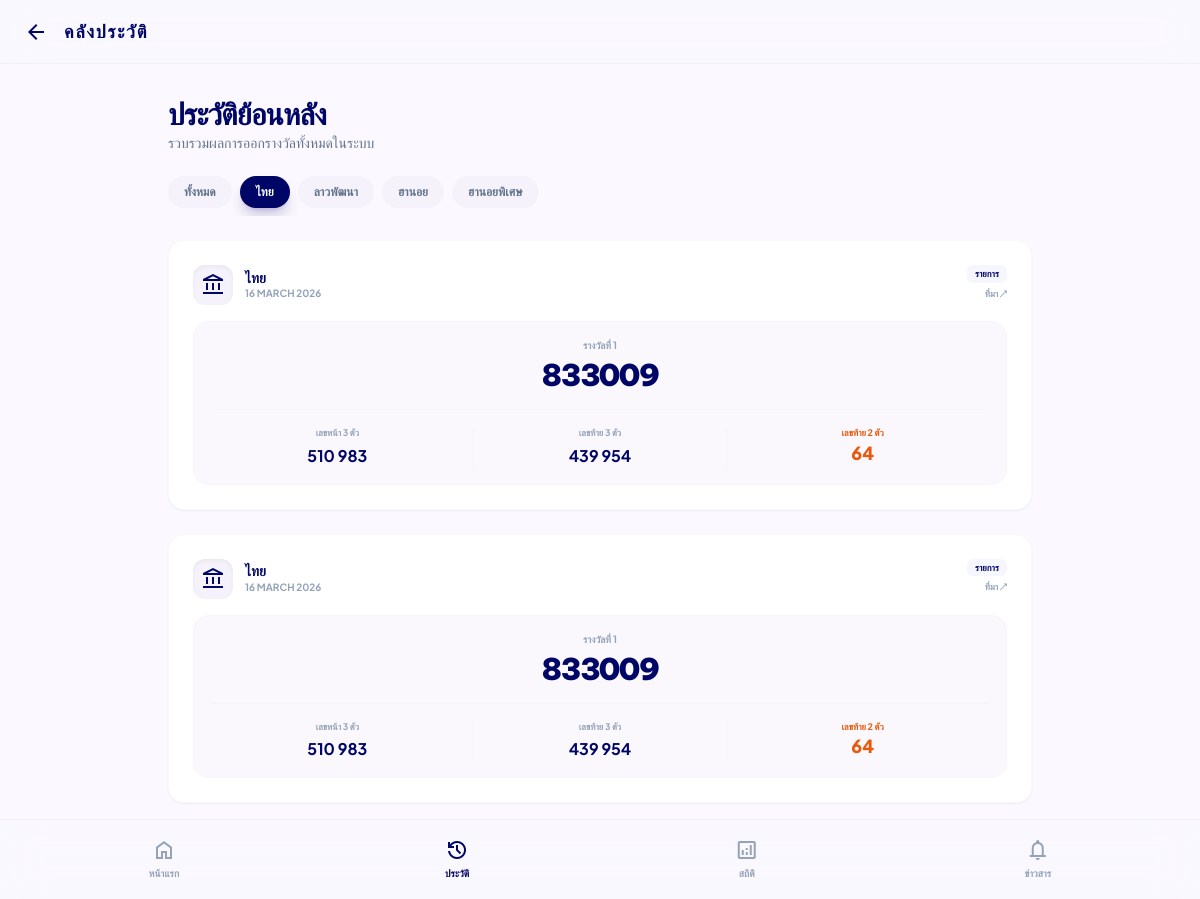
The page /history?type=ไทย on the database its author committed.
### database.py (models this page shows)
class LotteryResult(Base):
    __tablename__ = "lottery_results"
    id = Column(Integer, primary_key=True, index=True)
    sanook_id = Column(String, unique=True, index=True)
    type = Column(String, index=True) # ไทย, ลาวพัฒนา, ฮานอย, ฮานอยพิเศษ
    draw_date = Column(Date, index=True)
    draw_title = Column(String)
    prizes = Column(JSON)
    url = Column(String)
    scraped_at = Column(DateTime, default=datetime.now)

### main.py (the view)
@app.get("/history", response_class=HTMLResponse)
async def history_page(request: Request, type: str = None, db: Session = Depends(get_db)):
    query = db.query(LotteryResult)
    if type:
        query = query.filter(LotteryResult.type == type)
    results = query.order_by(LotteryResult.draw_date.desc()).limit(100).all()
    all_types = ["ไทย", "ลาวพัฒนา", "ฮานอย", "ฮานอยพิเศษ"]
    return templates.TemplateResponse(
        request=request,
        name="history.html",
        context={
            "results": results,
            "current_type": type,
            "all_types": all_types
        }
    )

### templates/history.html (shortened to what this page needs)
<!DOCTYPE html>
<html class="light" lang="th">
<head>
    <script src="https://cdn.tailwindcss.com?plugins=forms,container-queries"></script>
    <script id="tailwind-config">
          tailwind.config = {
            darkMode: "class",
            theme: {
              extend: {
                colors: {
                  "primary": "#000666",
                  "background": "#fbf8ff",
                  "surface-container-lowest": "#ffffff",
                  "surface-container-low": "#f5f2fb",
                  "primary-fixed": "#e0e0ff",
                  "secondary-container": "#fed65b",
                  "on-secondary-container": "#745c00",
                  "tertiary-fixed-dim": "#88d982",
                  "outline-variant": "#c6c5d4"
                },
                fontFamily: {
                  "headline": ["Be Vietnam Pro"],
                  "body": ["Plus Jakarta Sans"]
                }
              }
            }
          }
    </script>
</head>
<body class="bg-background font-body text-slate-900">
    <header class="fixed top-0 w-full z-50 glass-header flex items-center justify-between px-6 h-16 border-b border-outline-variant/20">
        <div class="flex items-center gap-4">
            <a href="/" class="material-symbols-outlined text-primary">arrow_back</a>
            <h1 class="text-lg font-black tracking-widest text-primary font-headline">คลังประวัติ</h1>
        </div>
    </header>
    <main class="pt-20 pb-24 px-4 max-w-4xl mx-auto space-y-6">
        <section class="mt-4">
            <h2 class="text-3xl font-black text-primary font-headline tracking-tight">ประวัติย้อนหลัง</h2>
            <p class="text-sm text-slate-500">รวบรวมผลการออกรางวัลทั้งหมดในระบบ</p>
        </section>
        <section class="flex gap-2 overflow-x-auto pb-2 -mx-4 px-4 no-scrollbar">
            <a href="/history" class="px-4 py-2 rounded-full whitespace-nowrap text-xs font-bold transition-all {% if not current_type %}bg-primary text-white shadow-lg shadow-primary/20{% else %}bg-surface-container-low text-slate-500 hover:bg-slate-200{% endif %}">
                ทั้งหมด
            </a>
            {% for t in all_types %}
            <a href="/history?type={{ t }}" class="px-4 py-2 rounded-full whitespace-nowrap text-xs font-bold transition-all {% if current_type == t %}bg-primary text-white shadow-lg shadow-primary/20{% else %}bg-surface-container-low text-slate-500 hover:bg-slate-200{% endif %}">
                {{ t }}
            </a>
            {% endfor %}
        </section>
        {% for res in results %}
        <article class="bg-surface-container-lowest rounded-2xl p-6 border border-outline-variant/10 shadow-sm transition-all hover:translate-y-[-2px] flex flex-col gap-4">
            <div class="flex justify-between items-start">
                <div class="flex items-center gap-3">
                    <div class="w-10 h-10 bg-surface-container-low rounded-xl flex items-center justify-center text-primary shadow-inner">
                        <span class="material-symbols-outlined">{% if res.type == 'ไทย' %}account_balance{% elif res.type == 'ลาวพัฒนา' %}public{% else %}location_city{% endif %}</span>
                    </div>
                    <div>
                        <h3 class="font-bold text-primary text-sm leading-tight">{{ res.type }}</h3>
                        <p class="text-[10px] text-slate-400 font-bold uppercase">{{ res.draw_date.strftime('%d %B %Y') if res.draw_date else 'N/A' }}</p>
                    </div>
                </div>
                <div class="flex flex-col items-end gap-1">
                    <span class="px-2 py-0.5 bg-primary-fixed/30 text-primary text-[9px] font-black rounded-md uppercase">รายการ</span>
                    <a href="{{ res.url }}" target="_blank" class="text-[9px] font-bold text-slate-400 hover:text-primary">ที่มา ↗</a>
                </div>
            </div>
            <div class="bg-surface-container-low/50 rounded-2xl p-4 border border-outline-variant/5">
                {% if res.type == 'ไทย' %}
                    <div class="space-y-4">
                        <div class="flex flex-col items-center">
                            <p class="text-[10px] text-slate-400 font-bold uppercase mb-1">รางวัลที่ 1</p>
                            <span class="text-3xl font-black text-primary font-headline tracking-tighter">{{ res.prizes.get('รางวัลที่หนึ่ง', '------') }}</span>
                        </div>
                        <div class="grid grid-cols-3 gap-2 pt-4 border-t border-outline-variant/10">
                            <div class="text-center">
                                <p class="text-[9px] text-slate-400 font-bold uppercase mb-1">เลขหน้า 3 ตัว</p>
                                <p class="font-bold text-primary">{{ res.prizes.get('เลขหน้า_3_ตัว', '-') }}</p>
                            </div>
                            <div class="text-center border-x border-outline-variant/10">
                                <p class="text-[9px] text-slate-400 font-bold uppercase mb-1">เลขท้าย 3 ตัว</p>
                                <p class="font-bold text-primary">{{ res.prizes.get('เลขท้าย_3_ตัว', '-') }}</p>
                            </div>
                            <div class="text-center">
                                <p class="text-[9px] text-orange-600 font-bold uppercase mb-1">เลขท้าย 2 ตัว</p>
                                <p class="font-black text-orange-600 text-lg leading-none">{{ res.prizes.get('เลขท้าย_2_ตัว', '-') }}</p>
                            </div>
                        </div>
                    </div>
                {% endif %}
            </div>
        </article>
        {% endfor %}
    </main>
    <nav class="fixed bottom-0 left-0 w-full flex justify-around items-center h-20 px-4 pb-safe glass-header z-50 border-t border-outline-variant/20">
        <a href="/" class="flex flex-col items-center justify-center text-slate-400">
            <span class="material-symbols-outlined mb-1">home</span>
            <span class="text-[10px] font-semibold uppercase">หน้าแรก</span>
        </a>
        <a href="/history" class="flex flex-col items-center justify-center text-primary">
            <span class="material-symbols-outlined mb-1" style="font-variation-settings: 'FILL' 1;">history</span>
            <span class="text-[10px] font-semibold uppercase">ประวัติ</span>
        </a>
        <a href="/statistics" class="flex flex-col items-center justify-center text-slate-400 hover:text-primary transition-colors">
            <span class="material-symbols-outlined mb-1">analytics</span>
            <span class="text-[10px] font-semibold uppercase">สถิติ</span>
        </a>
        <a href="https://www.sanook.com/news/lotto/" target="_blank" class="flex flex-col items-center justify-center text-slate-400">
            <span class="material-symbols-outlined mb-1">notifications</span>
            <span class="text-[10px] font-semibold uppercase">ข่าวสาร</span>
        </a>
    </nav>
</body>
</html>

### templates/history.html (style rules this page uses)
.material-symbols-outlined { font-variation-settings: 'FILL' 0, 'wght' 400, 'GRAD' 0, 'opsz' 24; }
.glass-header { background: rgba(251, 248, 255, 0.8); backdrop-filter: blur(20px); }

### rows shown on the page
LotteryResult: type "ไทย", draw_date "16 MARCH 2026", prizes.get "833009", prizes.get "510 983", prizes.get "439 954", prizes.get "64"
LotteryResult: type "ไทย", draw_date "16 MARCH 2026", prizes.get "833009", prizes.get "510 983", prizes.get "439 954", prizes.get "64"

### other values the page prints
{{ t }} "ไทย" "ลาวพัฒนา" "ฮานอย" "ฮานอยพิเศษ"
